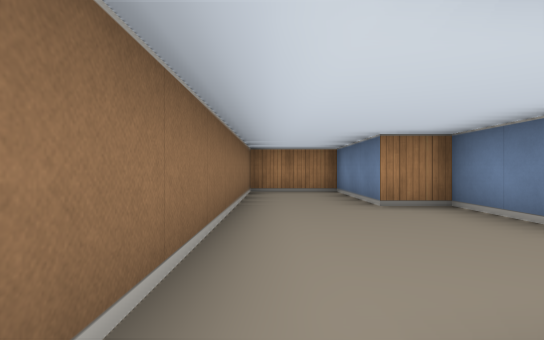
View 1 (above)

12 first-person views from a walk through a cub3D ray-caster map. The camera is about half as high as the walls, looks level and sees 80° across. The floor is counted in squares. Each view is taken from the middle of a square. On the plan, view 1 faces up. The plan holds only what a view shows up to about 9 squares ahead; the rest is blank.

View 2
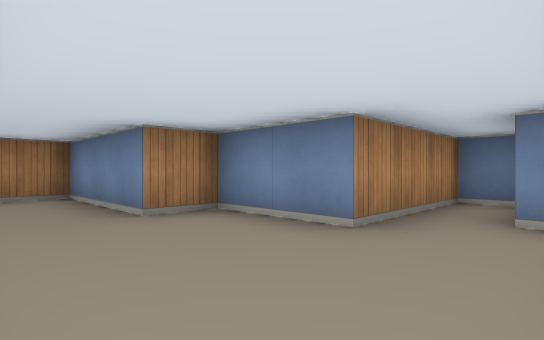

View 3
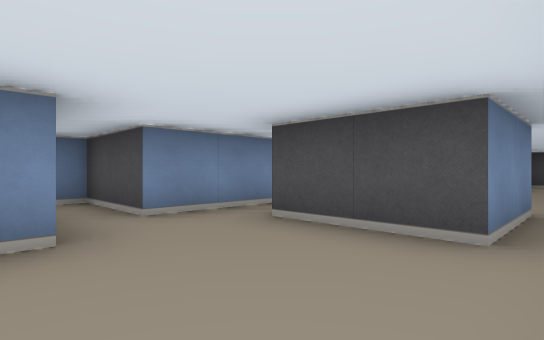

View 4
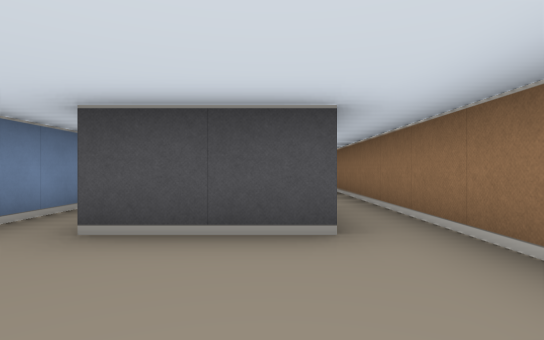

View 5
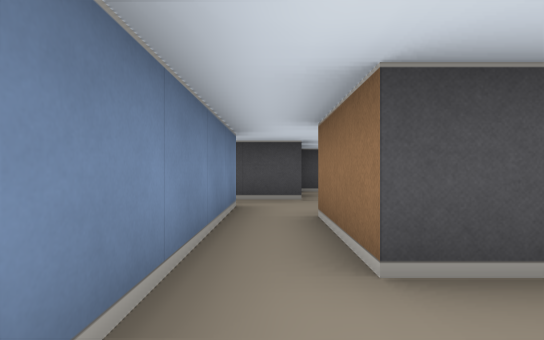

View 6
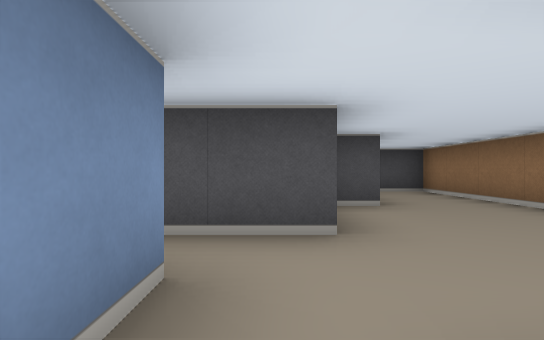

View 7
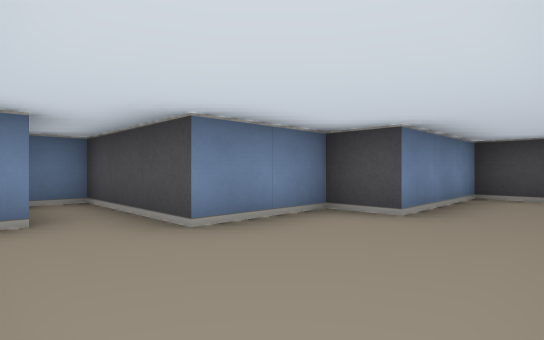

View 8
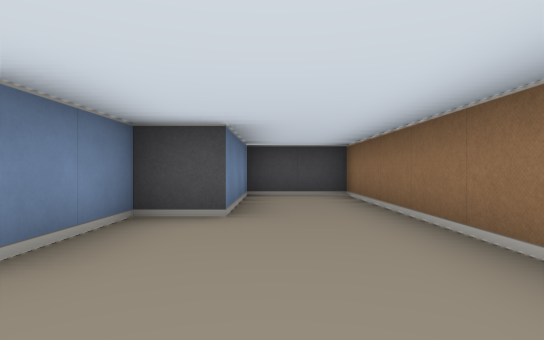

View 9
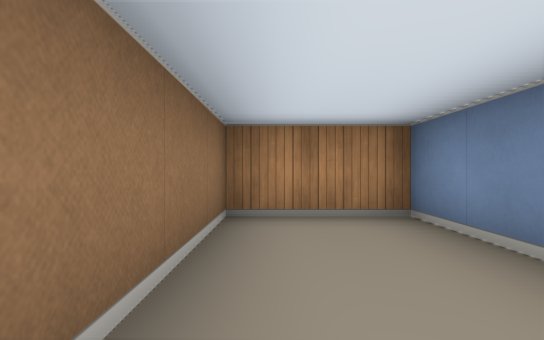

View 10
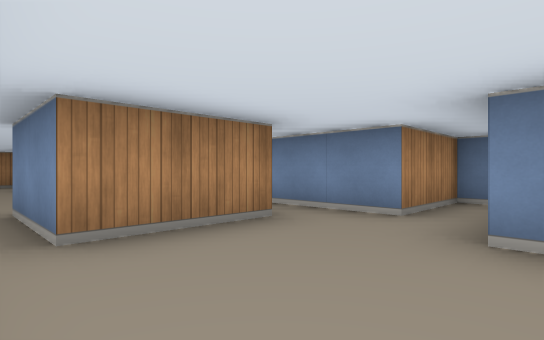

View 11
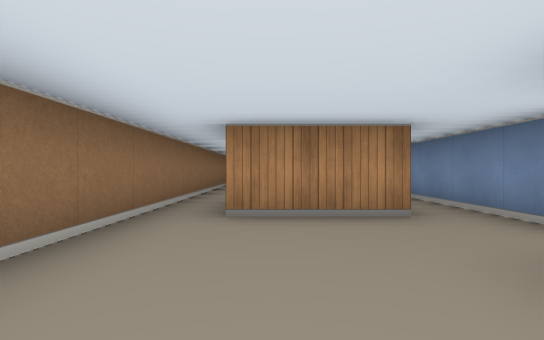

View 12
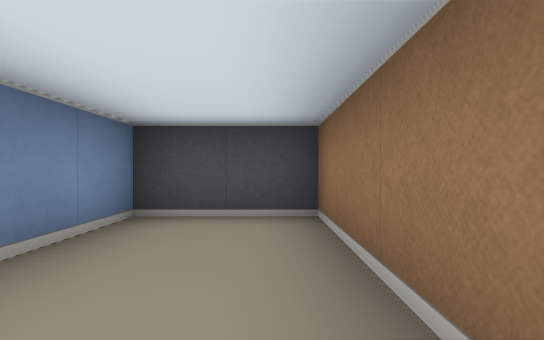

### Floor plan
Points are (right, up) in squares from view 1. A wall is a line through its corners. A room is listed if a view was taken in it or the views show most of it. See-through windows are left out.
Room 1 (views 1, 6, 7, 8, 10, 11, 12)
walls: (-0.5, 0.5) (-0.5, -8.5) (1.5, -8.5) (1.5, -5.5) (2.5, -5.5) (2.5, -3.5) (5.5, -3.5) (5.5, -2.5) (3.5, -2.5) (3.5, 0.5); (2.5, 0.5) (2.5, -1.5) (0.5, -1.5) (0.5, 0.5)
ways out: opening at (0, -0.5) to room 2; opening at (3, -0.5) to room 2
Room 2 (views 2, 3, 4, 5, 9)
walls: (0.5, 0.5) (2.5, 0.5); (3.5, 0.5) (3.5, 1.5) (5.5, 1.5) (5.5, 2.5) (2.5, 2.5) (2.5, 4.5) (1.5, 4.5) (1.5, 7.5) (-0.5, 7.5) (-0.5, 0.5)
ways out: opening at (0, -0.5) to room 1; opening at (3, -0.5) to room 1

Where each view was taken, in squares from view 1:
view 1: 0 up, 0 right, facing up
view 2: 1 up, 0 right, facing up-right
view 3: 3 up, 0 right, facing down-right
view 4: 3 up, 1 right, facing down
view 5: 2 up, 3 right, facing down
view 6: 1 down, 3 right, facing down
view 7: 2 down, 0 right, facing down-right
view 8: 2 down, 1 right, facing down
view 9: 4 up, 0 right, facing up
view 10: 4 down, 0 right, facing up-right
view 11: 5 down, 1 right, facing up
view 12: 5 down, 0 right, facing down
